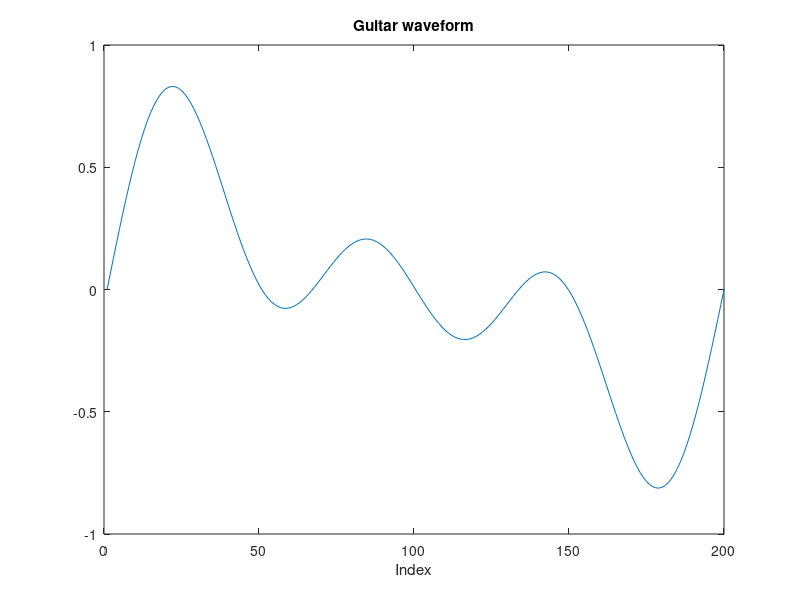

This figure's MATLAB source: (Note: this script raises an error after producing the figure.)
%%
% Written by Kishore Rathinavel
% Music generation using L systems
%%

close all
clear all
clc

sampleRate=20000;
f1=100; f2=200; f3=300;%Frequency Specifications as read from the Frequency Spectra
duration=1/f1;
sampleLength=duration*sampleRate;
t=linspace(0,duration,sampleLength);
A1=exp(-1.0*t);%Frequency Specifications as read from the Frequency Spectra
A2=exp(-2.0*t);
A3=exp(-5.0*t);
y=A1.*sin(2*pi*f1*t)+A2.*sin(2*pi*f2*t)+A3.*sin(2*pi*f3*t);%Waveform expressed as a sum of harmonics
y=y/3;
sound(y,sampleRate);

%calculating how long is the waveform in terms of indices
plot(y);
title('Guitar waveform');
xlabel('Index');


duration=0.5;
sampleLength=duration*sampleRate;
t=linspace(0,duration,sampleLength);
A1=exp(-1.0*t);%Frequency Specifications as read from the Frequency Spectra
A2=exp(-2.0*t);
A3=exp(-5.0*t);
y=A1.*sin(2*pi*f1*t)+A2.*sin(2*pi*f2*t)+A3.*sin(2*pi*f3*t);%Waveform expressed as a sum of harmonics
y=y/3;
sound(y,sampleRate);


%Frequency ratios of the Srutis
sa1=1;
re1=256/243;
re2=9/8;
ga1=32/27;
ga2=5/4;
ma1=4/3;
ma2=45/32;
pa=3/2;
da1=128/81;
da2=5/3;
ni1=16/9;
ni2=15/8;
sa2=2;
st=0;

raga=[sa1 re2 ga2 pa da2 sa2];
[no ragalength]=size(raga);


%Raga Bhimapalasi rules
rule(1).before = 'g';
rule(1).after = 'gmPnS';

rule(2).before = 'S';
rule(2).after = 'gmpnSnDP';
 
rule(3).before = 'N';
rule(3).after = 'Nsgm';

rule(4).before = 'P';
rule(4).after = 'PgmgRs';
nRules = length(rule);

axiom = '<N'; 

%number of repetitions
nReps = 3;

for i=1:nReps
    
    %one character/cell, with indexes the same as original axiom string
    axiomINcells = cellstr(axiom'); 
    
    for j=1:nRules
        %the indexes of each 'before' string
        hit = strfind(axiom, rule(j).before);
        if (length(hit)>=1)
            for k=hit
                axiomINcells{k} = rule(j).after;
            end
        end
    end
    %now convert individual cells back to a string
    axiom=[];
    for j=1:length(axiomINcells)
        axiom = [axiom, axiomINcells{j}];
    end
    
end

axiom
% Now draw the string as turtle graphics
%Upper case (e.g. F or G) causes a line to be drawn in the current direction of the turtle
%Lower case causes a move with no draw
%angle +operator means turn left; -operator means turn right

%Init the turtle

%init the turtle stack
currentpointer=1;
f0=440;
timelength=1;

saveiteration=length(axiom);
scalechange=1;
song=[];


for i=1:length(axiom)
    cmdT = axiom(i);
    if i==saveiteration+2
        scalechange=1;
    end
    flag=1;
    switch cmdT
        case ','
            pause(0.5);
        case 's'
            modifier=sa1;
            modifier=modifier*scalechange;
        case 'S'
            modifier=sa2;
            modifier=modifier*scalechange;
        case 'r'
            modifier=re1;
            modifier=modifier*scalechange;
        case 'R'
            modifier=re2;
            modifier=modifier*scalechange;
        case 'g'
            modifier=ga1;
            modifier=modifier*scalechange;
        case 'G'
            modifier=ga2;
            modifier=modifier*scalechange;
        case 'm'
            modifier=ma1;
            modifier=modifier*scalechange;
        case 'M'
            modifier=ma2;
            modifier=modifier*scalechange;
        case 'P'
            modifier=pa;
            modifier=modifier*scalechange;
        case 'd'
            modifier=da1;
            modifier=modifier*scalechange;
        case 'D'
            modifier=da2;
            modifier=modifier*scalechange;
        case 'n'
            modifier=ni1;
            modifier=modifier*scalechange;
        case 'N'
            modifier=ni2;
            modifier=modifier*scalechange;
        case '<'
            scalechange=0.5;
            saveiteration=i;
            flag=0;
        case '>'
            scalechange=2;
            saveiteration=i;
            flag=0;
        otherwise
            continue;
    end
    
    if flag==1
        y=A1.*sin(2*pi*f1*modifier*t)+A2.*sin(2*pi*f2*modifier*t)+A3.*sin(2*pi*f3*modifier*t);
        y=y/3;
        song=[song y];
     end
    
    
end

% song=song/max(abs(song));
wavwrite(song,sampleRate,'bhimpalasiGuitar.wav');
sound(song,sampleRate);










